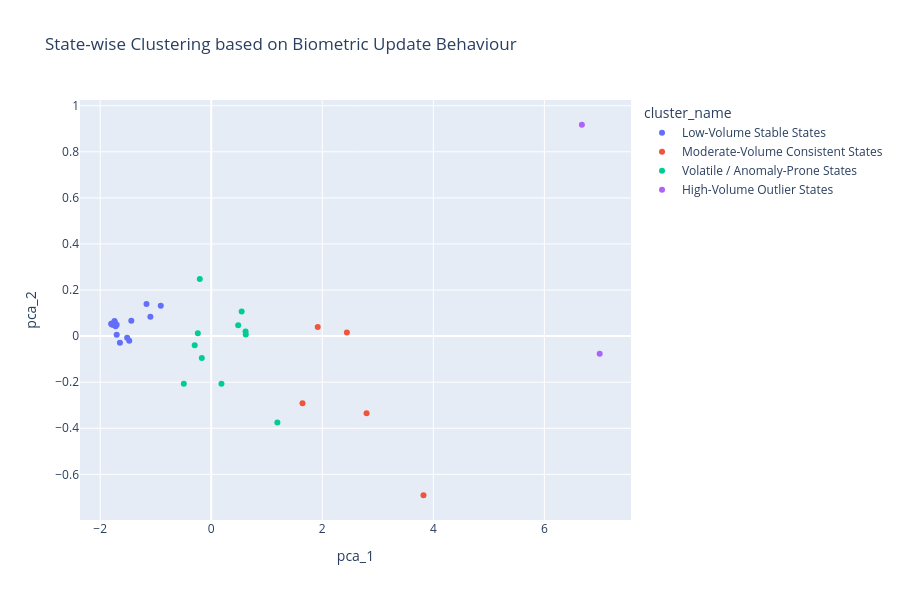

The cell this chart's notebook holds for it:
### Code cell
cluster_names = {
    0: "Low-Volume Stable States",
    1: "Moderate-Volume Consistent States",
    2: "Volatile / Anomaly-Prone States",
    3: "High-Volume Outlier States"
}

state_features['cluster_name'] = state_features['cluster'].map(cluster_names)

state_features[['state_clean', 'cluster', 'cluster_name']].sort_values('cluster')


import plotly.express as px

fig = px.scatter(
    state_features,
    x='pca_1',
    y='pca_2',
    color='cluster_name',     # 👈 human-readable clusters
    hover_name='state_clean',
    hover_data={
        'total_updates': True,
        'avg_daily_updates': ':.2f',
        'std_daily_updates': ':.2f',
        'zero_days_ratio': ':.2f',
    },
    title='State-wise Clustering based on Biometric Update Behaviour',
    width=900,
    height=600
)

fig.show()

### Figure 1 — Plotly figure (JSON) as saved in the notebook; plotly's stock layout.template omitted (floating-point values rounded to 4 significant figures)
{"data": [{"customdata": [[20700.0, 252.4, 569.2, 0.0], [72390.0, 832.1, 1787.0, 0.0], [982700.0, 11170.0, 22140.0, 0.0], [74480.0, 866.1, 3715.0, 0.0], [39270.0, 451.4, 1101.0, 0.0], [68400.0, 786.2, 1899.0, 0.0], [396200.0, 4503.0, 10360.0, 0.0], [791600.0, 8996.0, 20140.0, 0.0], [5763.0, 67.01, 170.7, 0.0], [4820.0, 57.38, 140.9, 0.0], [282600.0, 3248.0, 9566.0, 0.0], [87630.0, 1007.0, 2764.0, 0.0], [120300.0, 1383.0, 6120.0, 0.0], [109600.0, 1260.0, 3204.0, 0.0], [69910.0, 794.4, 1454.0, 0.0], [22820.0, 271.7, 813.1, 0.0], [292200.0, 3283.0, 9633.0, 0.0], [764800.0, 8593.0, 15200.0, 0.0]], "hovertemplate": "<b>%{hovertext}</b><br><br>cluster_name=Low-Volume Stable States<br>pca_1=%{x}<br>pca_2=%{y}<br>total_updates=%{customdata[0]}<br>avg_daily_updates=%{customdata[1]:.2f}<br>std_daily_updates=%{customdata[2]:.2f}<br>zero_days_ratio=%{customdata[3]:.2f}<extra></extra>", "hovertext": ["Andaman and Nicobar Islands", "Arunachal Pradesh", "Assam", "Chandigarh", "Dadra and Nagar Haveli and Daman and Diu", "Goa", "Himachal Pradesh", "Jammu and Kashmir", "Ladakh", "Lakshadweep", "Manipur", "Meghalaya", "Mizoram", "Nagaland", "Puducherry", "Sikkim", "Tripura", "Uttarakhand"], "legendgroup": "Low-Volume Stable States", "marker": {"color": "#636efa", "symbol": "circle"}, "mode": "markers", "name": "Low-Volume Stable States", "orientation": "v", "showlegend": true, "type": "scatter", "x": [-1.785, -1.739, -0.9087, -1.703, -1.77, -1.742, -1.44, -1.096, -1.799, -1.8, -1.477, -1.722, -1.645, -1.703, -1.742, -1.781, -1.514, -1.166], "xaxis": "x", "y": [0.05471, 0.06112, 0.1321, 0.005648, 0.05089, 0.0528, 0.06661, 0.08413, 0.05308, 0.05344, -0.02037, 0.04323, -0.02886, 0.04914, 0.06598, 0.04883, -0.007107, 0.1393], "yaxis": "y"}, {"customdata": [[3715000.0, 42210.0, 108800.0, 0.0], [4898000.0, 55030.0, 147200.0, 0.0], [5924000.0, 66560.0, 190700.0, 0.0], [3995000.0, 44890.0, 101100.0, 0.0], [4698000.0, 52790.0, 122900.0, 0.0]], "hovertemplate": "<b>%{hovertext}</b><br><br>cluster_name=Moderate-Volume Consistent States<br>pca_1=%{x}<br>pca_2=%{y}<br>total_updates=%{customdata[0]}<br>avg_daily_updates=%{customdata[1]:.2f}<br>std_daily_updates=%{customdata[2]:.2f}<br>zero_days_ratio=%{customdata[3]:.2f}<extra></extra>", "hovertext": ["Andhra Pradesh", "Bihar", "Madhya Pradesh", "Rajasthan", "Tamil Nadu"], "legendgroup": "Moderate-Volume Consistent States", "marker": {"color": "#EF553B", "symbol": "circle"}, "mode": "markers", "name": "Moderate-Volume Consistent States", "orientation": "v", "showlegend": true, "type": "scatter", "x": [1.643, 2.797, 3.823, 1.918, 2.442], "xaxis": "x", "y": [-0.2919, -0.335, -0.6908, 0.03907, 0.01529], "yaxis": "y"}, {"customdata": [[2649000.0, 29760.0, 65680.0, 0.0], [1304000.0, 14820.0, 43990.0, 0.0], [3197000.0, 35920.0, 100500.0, 0.0], [1635000.0, 18580.0, 46350.0, 0.0], [2026000.0, 22770.0, 65040.0, 0.0], [2636000.0, 29620.0, 75560.0, 0.0], [1610000.0, 18290.0, 48210.0, 0.0], [2465000.0, 28010.0, 69810.0, 0.0], [1740000.0, 19770.0, 53360.0, 0.0], [1738000.0, 19750.0, 41140.0, 0.0], [2525000.0, 28690.0, 69500.0, 0.0]], "hovertemplate": "<b>%{hovertext}</b><br><br>cluster_name=Volatile / Anomaly-Prone States<br>pca_1=%{x}<br>pca_2=%{y}<br>total_updates=%{customdata[0]}<br>avg_daily_updates=%{customdata[1]:.2f}<br>std_daily_updates=%{customdata[2]:.2f}<br>zero_days_ratio=%{customdata[3]:.2f}<extra></extra>", "hovertext": ["Chhattisgarh", "Delhi", "Gujarat", "Haryana", "Jharkhand", "Karnataka", "Kerala", "Odisha", "Punjab", "Telangana", "West Bengal"], "legendgroup": "Volatile / Anomaly-Prone States", "marker": {"color": "#00cc96", "symbol": "circle"}, "mode": "markers", "name": "Volatile / Anomaly-Prone States", "orientation": "v", "showlegend": true, "type": "scatter", "x": [0.5479, -0.494, 1.191, -0.2414, 0.1839, 0.6215, -0.2979, 0.4849, -0.17, -0.2062, 0.6178], "xaxis": "x", "y": [0.107, -0.2063, -0.3748, 0.0119, -0.2063, 0.006432, -0.03992, 0.047, -0.09484, 0.2478, 0.02036], "yaxis": "y"}, {"customdata": [[9226000.0, 103700.0, 223500.0, 0.0], [9578000.0, 107600.0, 259500.0, 0.0]], "hovertemplate": "<b>%{hovertext}</b><br><br>cluster_name=High-Volume Outlier States<br>pca_1=%{x}<br>pca_2=%{y}<br>total_updates=%{customdata[0]}<br>avg_daily_updates=%{customdata[1]:.2f}<br>std_daily_updates=%{customdata[2]:.2f}<br>zero_days_ratio=%{customdata[3]:.2f}<extra></extra>", "hovertext": ["Maharashtra", "Uttar Pradesh"], "legendgroup": "High-Volume Outlier States", "marker": {"color": "#ab63fa", "symbol": "circle"}, "mode": "markers", "name": "High-Volume Outlier States", "orientation": "v", "showlegend": true, "type": "scatter", "x": [6.675, 6.996], "xaxis": "x", "y": [0.9175, -0.07697], "yaxis": "y"}], "layout": {"height": 600, "legend": {"title": {"text": "cluster_name"}, "tracegroupgap": 0}, "title": {"text": "State-wise Clustering based on Biometric Update Behaviour"}, "width": 900, "xaxis": {"anchor": "y", "domain": [0, 1], "title": {"text": "pca_1"}}, "yaxis": {"anchor": "x", "domain": [0, 1], "title": {"text": "pca_2"}}}}
